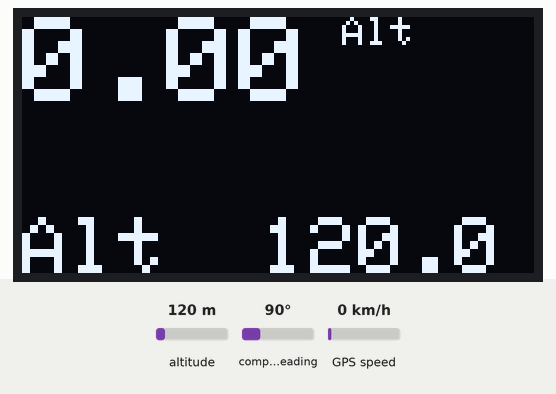
Bench run of a sketch on a simulated Arduino Mega 2560, built with avr-gcc and run on an emulated ATmega2560. Parts: 128×64 one-colour display. Inputs (shaded band) come from the test bench; at power-on: altitude 120 m, GPS speed 0 km/h, compass heading 90°. The display library's start-up logo is not drawn; the GPS gets a fix after 3 s at 37.7749, -122.4194 with 8 satellites; what the sketch prints to the serial monitor is not drawn.

Above: at 6.2 s.
6.3 s: altitude set to 20 m
At 8.4 s:
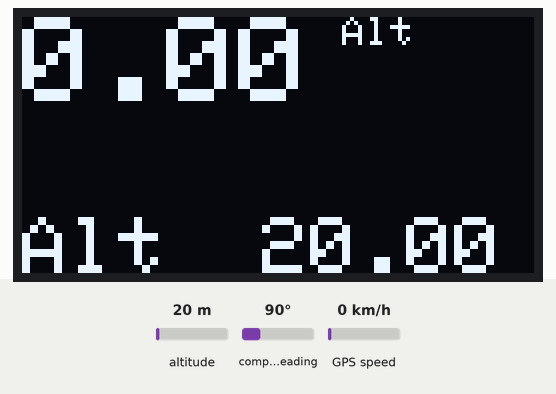
8.7 s: GPS speed set to 2 km/h
At 10.5 s:
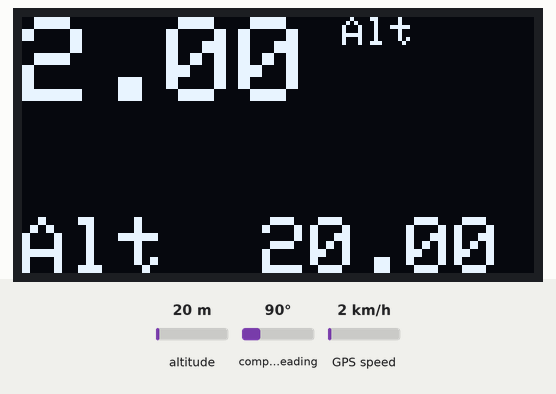
10.8 s: altitude set to 250 m
At 12.5 s:
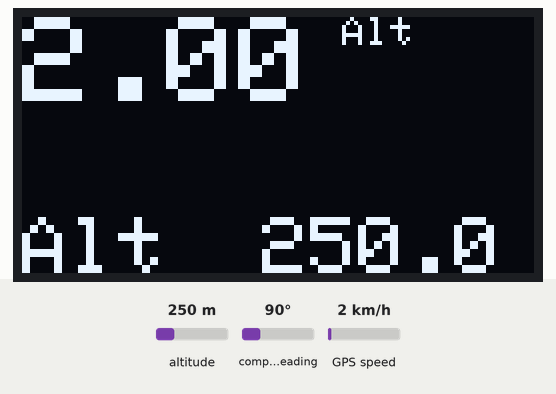
12.9 s: GPS speed set to 30 km/h
At 14.5 s:
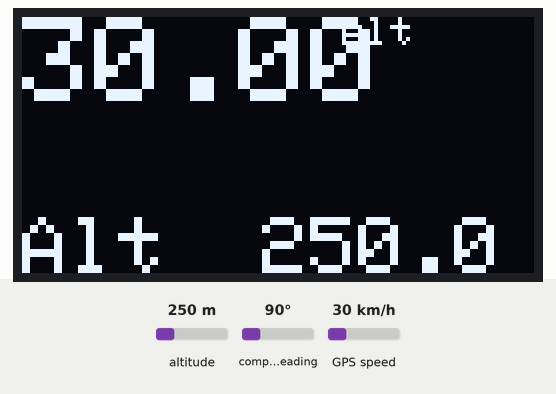
Timing chart, 0 to 16.0 s (numbered marks = the images above; inputs shaded):
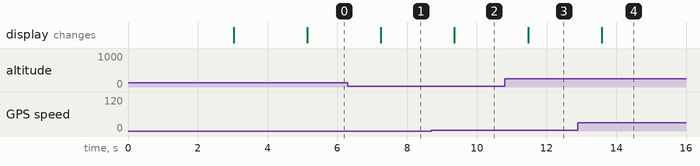

Measured:
- after the input at 6.3 s, the display: changes after 0.95 s (image 1)
- after the input at 8.7 s, the display: changes after 0.66 s (image 2)
- after the input at 10.8 s, the display: changes after 0.67 s (image 3)
- after the input at 12.9 s, the display: changes after 0.68 s (image 4)

The sketch:

gps.ino
```cpp
#include <TinyGPSPlus.h>
#include <Adafruit_GFX.h>
#include <Adafruit_SH110X.h>

#define SCREEN_WIDTH 128 // OLED display width, in pixels
#define SCREEN_HEIGHT 64 // OLED display height, in pixels
#define i2c_Address 0x3c
#define OLED_RESET     -1 // Reset pin # (or -1 if sharing Arduino reset pin)
Adafruit_SH1106G display = Adafruit_SH1106G(SCREEN_WIDTH, SCREEN_HEIGHT, &Wire, OLED_RESET);


// The TinyGPSPlus object


TinyGPSPlus gps;


void setup() {
  Serial.begin(9600);
  Serial2.begin(9600);
  delay(3000);
  display.begin(i2c_Address, true); // Address 0x3C default
  delay(2000);
  display.display();
  display.clearDisplay();
  display.display();
}


void loop() {
  //updateSerial();
  while (Serial2.available() > 0)
    if (gps.encode(Serial2.read()))
      displayInfo();

  if (millis() > 5000 && gps.charsProcessed() < 10) {
    Serial.println(F("No GPS detected: check wiring."));
    while (true);
  }
}


void displayInfo() {
  Serial.print(F("Location: "));
  display.clearDisplay();
  display.setTextColor(SH110X_WHITE);
  if (gps.location.isValid()){
    Serial.print("Lat: ");
    Serial.print(gps.location.lat(), 6);
    Serial.print(F(","));
    Serial.print("Lng: ");
    Serial.print(gps.location.lng(), 6);
    Serial.println();
  }

  if (gps.altitude.isValid()) {
    display.setCursor(0,50);
    display.setTextSize(2);
    display.println("Alt");
    display.setCursor(60,50);
    display.println(String(gps.altitude.meters()));
    Serial.println(gps.altitude.meters());}

  if (gps.speed.isValid()) {
    display.setCursor(0,0);
    display.setTextSize(3);
    display.println(String(gps.speed.kmph()));
    display.setCursor(80,0);
    display.setTextSize(1);
    display.println("Alt");
    Serial.println(gps.speed.kmph());

  }
  display.display();
  if (gps.satellites.isValid()) {
    Serial.println(gps.satellites.value());
  }

  else {
    Serial.print(F("INVALID"));
  }

  delay(1000);
}


void updateSerial() {
  delay(500);
  while (Serial.available()) {
    Serial2.write(Serial.read()); //Forward what Serial received to Software Serial Port
  }
  while (Serial2.available()) {
    Serial.write(Serial2.read()); //Forward what Software Serial received to Serial Port
  }
}
```
